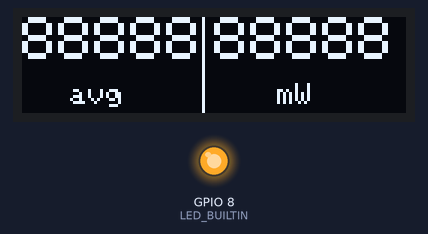
The sketch below on a simulated ESP32-S3. Parts: 128×32 one-colour display, output pins drawn as LEDs (lit = HIGH).

Above: at 1.1 s.
Timing chart, 0 to 2.6 s (numbered marks = the images above):
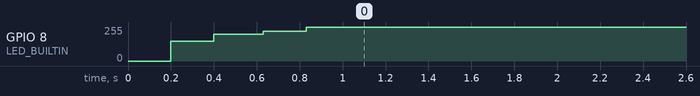

The sketch:

RF_power_meter_extension.ino
```cpp
#include <Wire.h>
#include <Adafruit_GFX.h>
#include <Adafruit_SSD1306.h>

//#define DEBUG 1

#define LED_BUILTIN 8

// OLED дисплей налаштування
#define SCREEN_WIDTH 128
#define SCREEN_HEIGHT 32
#define OLED_RESET -1  // Немає reset pin
Adafruit_SSD1306 display(SCREEN_WIDTH, SCREEN_HEIGHT, &Wire, OLED_RESET);

// Підключення I2C
#define I2C_SDA 6
#define I2C_SCL 7

// Параметри Serial для RF Power Meter
#define RX_PIN 10
#define SERIAL_BAUD_RATE 9600

// Для зберігання останніх 10 вимірів
float powerMeasurements[10];
int measurementIndex = 0;
bool bufferFilled = false;
int ledState[] = { 0, 150, 200, 225, 255 };


int state = 0;
void debugByLedState() {
  analogWrite(LED_BUILTIN, ledState[state]);
  delay(200);
  if (state < 4) {
    state++;
  }
}

void setup() {
  pinMode(LED_BUILTIN, OUTPUT);
  debugByLedState();            ////////////////////////////////////////////////////

  // Ініціалізація серійного порту
#ifdef DEBUG
  Serial.begin(SERIAL_BAUD_RATE);
  debug(F("serial Started"));

#endif

  debugByLedState();            ////////////////////////////////////////////////////
  debug(F("serial1"));

  Serial1.begin(SERIAL_BAUD_RATE, SERIAL_8N1, RX_PIN, -1);
  debug(F("serial1 started"));


  debugByLedState();            ////////////////////////////////////////////////////

  // Ініціалізація дисплею
  Wire.begin(I2C_SDA, I2C_SCL);
  if (!display.begin(SSD1306_SWITCHCAPVCC, 0x3C)) {

    debug(F("SSD1306 initialization failed"));
    for (;;)
      ;
  }

  debugByLedState();            ////////////////////////////////////////////////////

  display.clearDisplay();
  display.setTextColor(SSD1306_WHITE);
  display.fillScreen(SSD1306_WHITE);

  debugByLedState();            ////////////////////////////////////////////////////
}

String rline1 = "88888";
String cline1 = "";
String rline2 = "88888";
String cline2 = "";

void loop() {
  readSerial();
  show();
}

void readSerial() {
  if (Serial1.available() > 0) {
    String data = Serial1.readStringUntil('$');
    data.trim();
    if (data.length() == 0) return;

    debug("Data :" + data);

    //Парсинг значення dBm
    int dBmIndex = data.indexOf("dBm");
    if (dBmIndex != -1) {
      String dBmString = data.substring(0, dBmIndex);
      dBmString.trim();
      if (dBmString.length() == 0) return;
      debug("dBmString :" + dBmString);
      float dBm = dBmString.toFloat();

      // Конвертація dBm у мілівати
      float powerMilliwatts = pow(10, dBm / 10);

      // Додавання до масиву вимірів
      powerMeasurements[measurementIndex] = powerMilliwatts;
      measurementIndex = (measurementIndex + 1) % 10;
      if (measurementIndex == 0) bufferFilled = true;

      // Обчислення середнього значення
      float averagePower = 0;
      int count = bufferFilled ? 10 : measurementIndex;
      for (int i = 0; i < count; i++) {
        averagePower += powerMeasurements[i];
      }
      averagePower /= count;

      rline2 = String((int)round(pow(10, dBm / 10)));  // Округлює потужність
      rline1 = String((int)round(averagePower));       // Округлює середнє значення

      debug(rline1);
      debug(rline2);
    }
  }
}

void debug(String msg) {
#ifdef DEBUG
  Serial.println(msg);
#endif
}

void show() {
  if (cline1 != rline1 || rline2 != cline2) {
    display.clearDisplay();
    display.drawLine(60, 0, 60, 32, SSD1306_WHITE);

    display.setTextSize(2);
    display.setCursor(0, 0);
    display.print(rline1);
    display.setCursor(getYPosition(), 0);
    display.print(rline2);

    display.setTextSize(1, 1);

    display.setCursor(16, 22);
    display.print(F("avg"));
    display.setCursor(85, 22);
    display.print(F("mW"));

    display.display();
    cline1 = rline1;
    cline2 = rline2;
  }
}


uint8_t getYPosition() {
  return 124 - (rline2.length() * 12);
}
```
